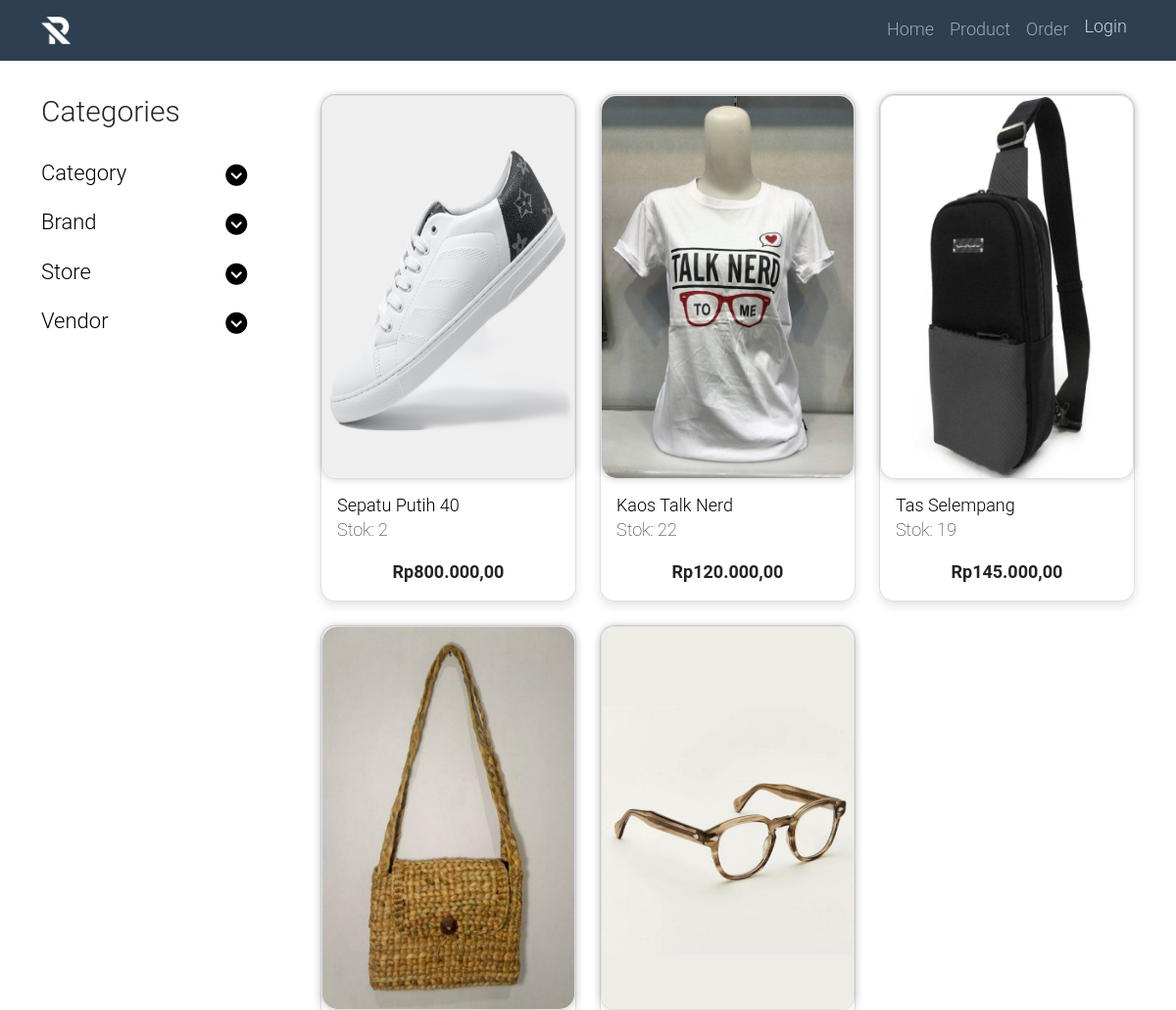
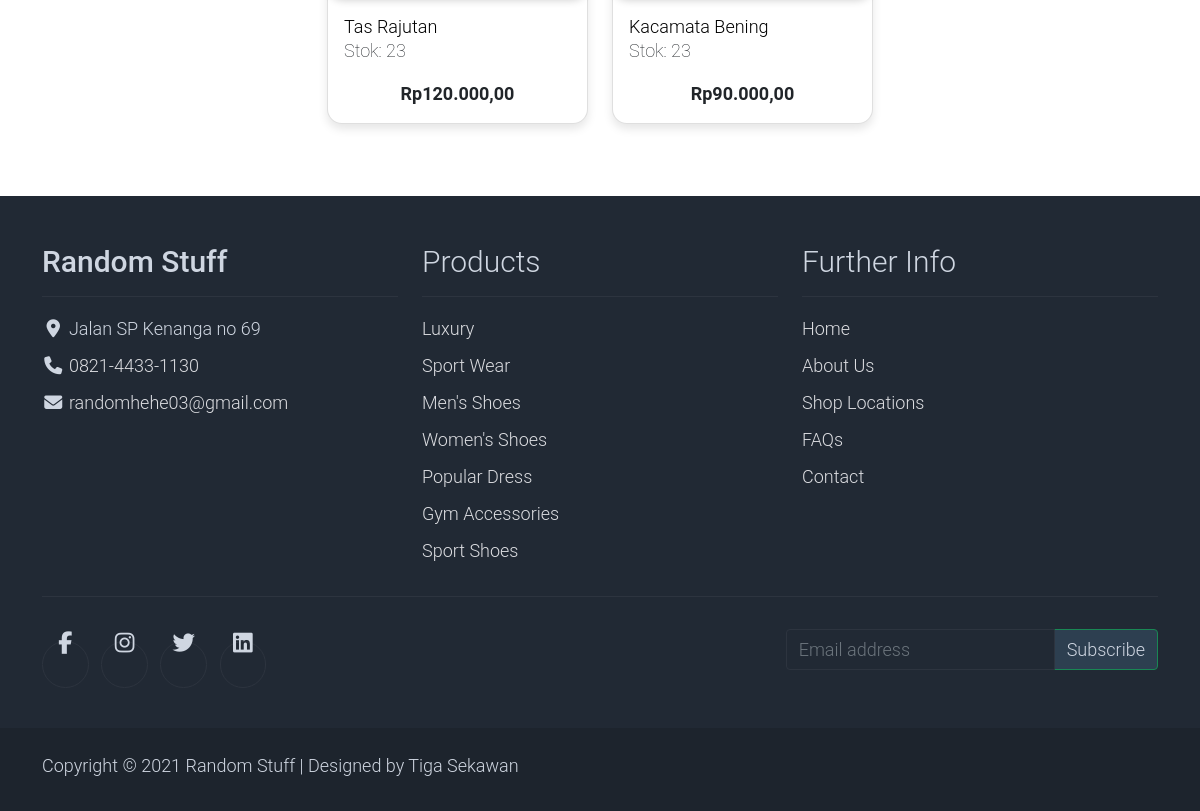
Page /vendor.php?id=2 on the committed database (2 pictures, top to bottom).
### tables this page shows
CREATE TABLE `inventaris` (
  `id_inventaris` int(11) NOT NULL,
  `id_prod` int(11) NOT NULL,
  `id_vendor` int(11) NOT NULL,
  `id_store` int(11) NOT NULL,
  `stok` int(11) NOT NULL,
  `harga` float NOT NULL,
  `tgl_invent` date NOT NULL
);

CREATE TABLE `produk` (
  `id_prod` int(11) NOT NULL,
  `nama_prod` varchar(100) NOT NULL,
  `deskripsi` varchar(225) NOT NULL,
  `kode_prod` varchar(30) NOT NULL,
  `foto_prod` varchar(225) NOT NULL,
  `id_kategori` int(11) NOT NULL,
  `id_brand` int(11) NOT NULL,
  `id_admin` int(11) NOT NULL,
  `tgl_prod` date NOT NULL,
  `size` varchar(10) NOT NULL
);

### models/Inventaris.php (called while the page is built, shortened)
<?php
require_once $BASE_URL . "/libraries/Model.php";
    class Inventaris extends Model{
        public function withAll(){
            $sql = "SELECT inventaris.*, produk.*, vendor.nama_vendor, store.nama_store, store.alamat_store, brand.*, kategori.* FROM inventaris
            JOIN produk ON produk.id_prod = inventaris.id_prod
            JOIN vendor ON vendor.id_vendor = inventaris.id_vendor
            JOIN store ON store.id_store = inventaris.id_store
            JOIN brand ON brand.id_brand = produk.id_brand
            JOIN kategori ON kategori.id_kategori = produk.id_kategori";
            $query = $this->conn->query($sql);
            $rows = $query->fetchAll();
            return $rows;
        }
    }
    $inventaris = new Inventaris();
?>

### libraries/Database.php (called while the page is built, shortened)
<?php
    class Database{
        private $DB_HOST = 'localhost';
        private $DB_USER = 'root';
        private $DB_PASS = '';
        private $DB_NAME = 'random_stuff';
        public function __construct(){
            $this->conn = new PDO("mysql:host=" . $this->DB_HOST .";dbname=" . $this->DB_NAME, $this->DB_USER, $this->DB_PASS);
        }
    }
?>

### models/Vendor.php (called while the page is built, shortened)
<?php
require_once $BASE_URL . "/libraries/Model.php";
    $vendor = new Vendor();
?>

### libraries/Model.php (called while the page is built, shortened)
<?php
require_once "Database.php";
    class Model extends Database{
        public function all(){
            $sql = "SELECT * FROM " . $this->table;
            $query = $this->conn->query($sql);
            $rows = $query->fetchAll();
            return $rows;
        }
        public function where($column, $value){
            $sql = "SELECT * FROM " . $this->table . " WHERE $column = '$value'" ;
            $query = $this->conn->query($sql);
            if($query->rowCount() == 1){
                return $query->fetch();
            }
            else{
                return [];
            }
        }
    }
?>

### vendor.php (the view, shortened to what this page needs)
<?php
require_once "autoload.php";
require_once $BASE_URL . "/models/Inventaris.php";
require_once $BASE_URL . "/models/Kategori.php";
require_once $BASE_URL . "/models/Brand.php";
require_once $BASE_URL . "/models/Store.php";
require_once $BASE_URL . "/models/Vendor.php";
if(is_numeric($_GET['id'])){
    $id = $_GET['id'];
    $dataKat = $vendor->where('id_vendor',$id);
}
else{
    header('location: index.php');
}
?>
<html lang="en">
    <head>
        <link rel="stylesheet" href="bootstrap/css2/bootstrap.css">
        <link rel="stylesheet" href="bootstrap/css2/bootstrap-grid.css">
        <link rel="stylesheet" href="bootstrap/css2/bootstrap.min.css">
        <link rel="stylesheet" href="bootstrap/css2/templatemo.css">
        <link rel="stylesheet" href="bootstrap/css2/custom.css">
        <link rel="stylesheet" href="bootstrap/css2/fontawesome.min.css">
    </head>
    <body>
        <div class="wrapper">
        <?php include "header.php" ?>
           <div class="container py-5 mt-5">
             <div class="row">
              <div class="col-lg-3">
                <h1 class="h2 pb-4">Categories</h1>
                <ul class="list-unstyled templatemo-accordion">
                    <li class="pb-3">
                        <a class="collapsed d-flex justify-content-between h3 text-decoration-none" href="#">
                            Category
                            <i class="fa fa-fw fa-chevron-circle-down mt-1 me-5"></i>
                        </a>
                    </li>
                    <li class="pb-3">
                        <a class="collapsed d-flex justify-content-between h3 text-decoration-none" href="#">
                            Brand
                            <i class="pull-right fa fa-fw fa-chevron-circle-down mt-1 me-5"></i>
                        </a>
                    </li>
                    <li class="pb-3">
                        <a class="collapsed d-flex justify-content-between h3 text-decoration-none" href="#">
                            Store
                            <i class="pull-right fa fa-fw fa-chevron-circle-down mt-1 me-5"></i>
                        </a>
                    </li>
                    <li class="pb-3">
                        <a class="collapsed d-flex justify-content-between h3 text-decoration-none" href="#">
                            Vendor
                            <i class="pull-right fa fa-fw fa-chevron-circle-down mt-1 me-5"></i>
                        </a>
                            <?php
                                foreach($vendor->all() as $data){
                            ?>
                            <li><a class="text-decoration-none" href="vendor.php?id=<?= $data['id_vendor'] ?>"><?= $data['nama_vendor'] ?></a></li>
                            <?php
                                }
                            ?>
                    </li>
                </ul>
              </div>
              <div class="col-lg-9">
                    <div class="row">
                        <?php
                        foreach($inventaris->withAll() as $data){
                            if($data['id_vendor'] == $dataKat['id_vendor']){
                      ?>
                    <div class="col-md-4">
                        <div class="card mb-4 product-wap rounded-0" style="border-radius: 15px !important;">
                            <div class="card rounded-0" style="border-radius: 15px !important;">
                                <img class="card-img rounded-0 img-fluid-2" style="border-radius: 15px !important;" src="images/<?= $data['foto_prod'] ?>">
                              </div>
                              <div class="card-body">
                                <a href="shop-single.html" class="h3 text-decoration-none"><?= $data['nama_prod'] ?></a>
                                <ul class="w-100 list-unstyled d-flex justify-content-between mb-0">
                                    <li><p class="fw-lighter">Stok: <?= $data['stok'] ?></p></li>
                                </ul>
                                <p class="text-center mb-0 fw-bold">Rp<?= number_format($data['harga'],2,",",".") ?></p>
                            </div>
                        </div>
                    </div>
                    <?php
                    }
                  }
                ?>
              </div>
            </div>
           </div>
        </div>
        <?php include "footer.php" ?>
    </body>
</html>

### rows in the picture
inventaris: id_prod.foto_prod (picture), id_prod.nama_prod "Sepatu Putih 40", stok "2", harga "800.000,00"
inventaris: id_prod.foto_prod (picture), id_prod.nama_prod "Kaos Talk Nerd", stok "22", harga "120.000,00"
inventaris: id_prod.foto_prod (picture), id_prod.nama_prod "Tas Selempang", stok "19", harga "145.000,00"
inventaris: id_prod.foto_prod (picture), id_prod.nama_prod "Tas Rajutan", stok "23", harga "120.000,00"
inventaris: id_prod.foto_prod (picture), id_prod.nama_prod "Kacamata Bening", stok "23", harga "90.000,00"
